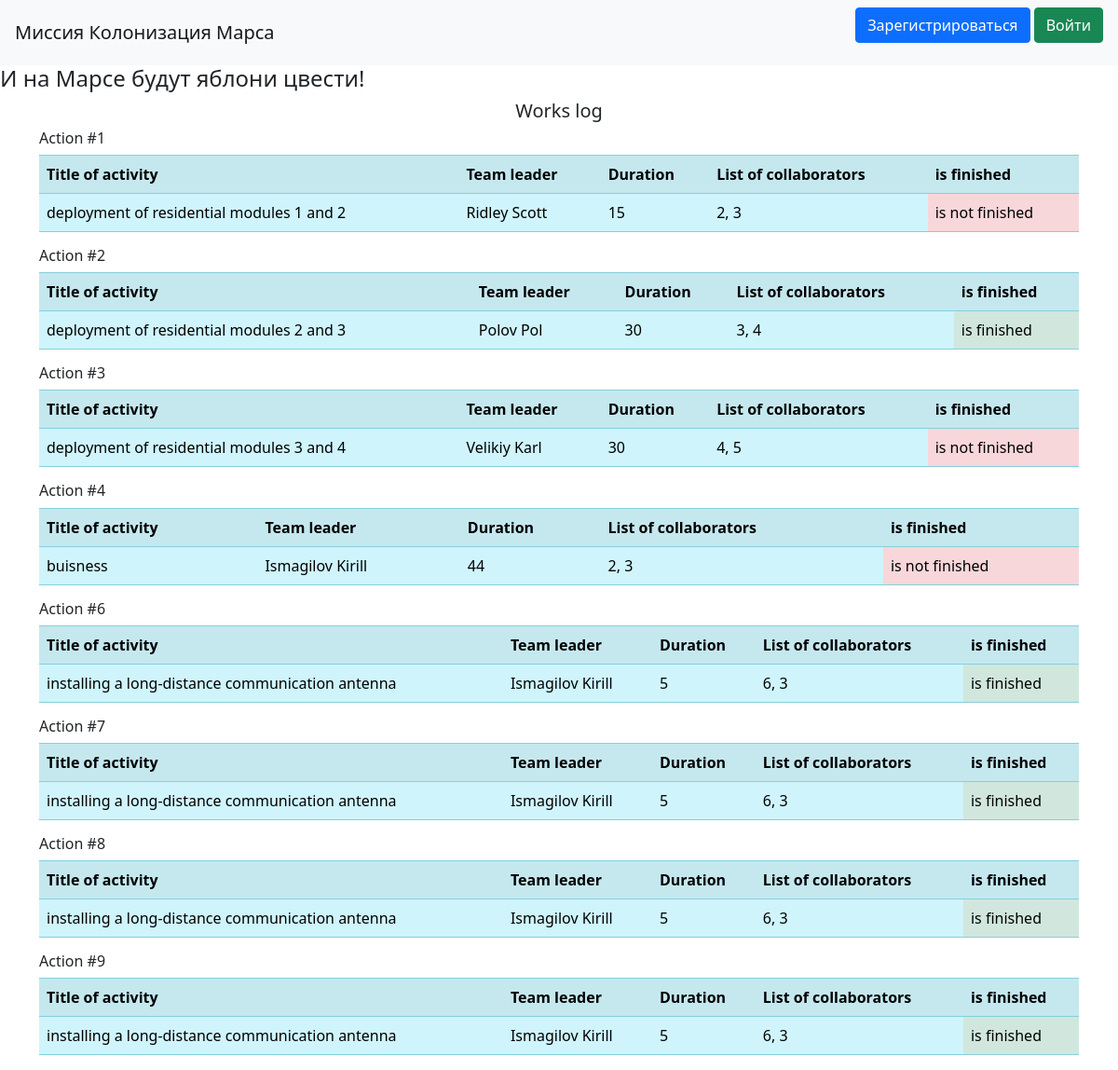
The page / on the database its author committed.
### data/jobs.py (models this page shows)
class Jobs(SqlAlchemyBase, SerializerMixin, UserMixin):
    __tablename__ = 'jobs'
    id = sqlalchemy.Column(sqlalchemy.Integer,
                           primary_key=True, autoincrement=True)
    team_leader = sqlalchemy.Column(sqlalchemy.Integer, ForeignKey('users.id'), nullable=False)
    job = sqlalchemy.Column(sqlalchemy.Text, nullable=True)
    work_size = sqlalchemy.Column(sqlalchemy.Integer, nullable=False)
    collaborators = sqlalchemy.Column(sqlalchemy.String, nullable=True)
    start_date = sqlalchemy.Column(sqlalchemy.DateTime, default=datetime.datetime.now)
    end_date = sqlalchemy.Column(sqlalchemy.DateTime, nullable=True)
    is_finished = sqlalchemy.Column(sqlalchemy.Boolean, default=False)
    user = orm.relationship('User')

### data/users.py (models this page shows, shortened)
class User(SqlAlchemyBase, UserMixin, SerializerMixin):
    __tablename__ = 'users'
    id = sqlalchemy.Column(sqlalchemy.Integer,
                           primary_key=True, autoincrement=True)
    surname = sqlalchemy.Column(sqlalchemy.String, nullable=True)
    name = sqlalchemy.Column(sqlalchemy.String, nullable=True)
    age = sqlalchemy.Column(sqlalchemy.Integer, nullable=True)
    position = sqlalchemy.Column(sqlalchemy.String, nullable=True)
    speciality = sqlalchemy.Column(sqlalchemy.String, nullable=True)
    address = sqlalchemy.Column(sqlalchemy.String, nullable=True)
    email = sqlalchemy.Column(sqlalchemy.String,
                              index=True, unique=True, nullable=True)
    hashed_password = sqlalchemy.Column(sqlalchemy.String, nullable=True)
    modified_date = sqlalchemy.Column(sqlalchemy.DateTime,
                                      default=datetime.datetime.now)
    jobs = orm.relationship('Jobs', back_populates='user')

### main.py (the view)
    @app.route("/")
    def table():
        jobs = db_sess.query(Jobs).all()
        users = db_sess.query(User).all()
        users_dict = {user.id: (user.name, user.surname) for user in users}
        return render_template('table.html', jobs=jobs, users_dict=users_dict)

### templates/table.html (shortened to what this page needs)
{% extends "base.html" %}
{% block content %}
<h5 align="center">Works log</h5>
<div>
    {% for job in jobs %}
    <h6>Action #{{ job.id }}</h6>
    <table class="table table-info table-striped">
        <tr>
            <th>Title of activity</th>
            <th>Team leader</th>
            <th>Duration</th>
            <th>List of collaborators</th>
            <th>is finished</th>
        </tr>
        <tr>
            <td>{{ job.job }}</td>
            {% set team_leader = users_dict[job.team_leader] if job.team_leader in users_dict else (None, None) %}
            <td>{{ team_leader[0] if team_leader[0] else 'Error' }} {{ team_leader[1] if team_leader[1] else '' }}</td>
            <td>{{ job.work_size }}</td>
            <td>{{ job.collaborators }}</td>
            {% if job.is_finished %}
            <td class="table-success">is finished</td>
            {% else %}
            <td class="table-danger">is not finished</td>
            {% endif %}
        </tr>
    </table>
    {% endfor %}
</div>
{% endblock %}

### rows shown on the page
Jobs: id "1", job "deployment of residential modules 1 and 2", work_size "15", collaborators "2, 3", is_finished "is not finished"
User: name "Ridley", surname "Scott"
Jobs: id "2", job "deployment of residential modules 2 and 3", work_size "30", collaborators "3, 4", is_finished "is finished"
User: name "Polov", surname "Pol"
Jobs: id "3", job "deployment of residential modules 3 and 4", work_size "30", collaborators "4, 5", is_finished "is not finished"
User: name "Velikiy", surname "Karl"
Jobs: id "4", job "buisness", work_size "44", collaborators "2, 3", is_finished "is not finished"
User: name "Ismagilov", surname "Kirill"
Jobs: id "6", job "installing a long-distance communication antenna", work_size "5", collaborators "6, 3", is_finished "is finished"
Jobs: id "7", job "installing a long-distance communication antenna", work_size "5", collaborators "6, 3", is_finished "is finished"
Jobs: id "8", job "installing a long-distance communication antenna", work_size "5", collaborators "6, 3", is_finished "is finished"
Jobs: id "9", job "installing a long-distance communication antenna", work_size "5", collaborators "6, 3", is_finished "is finished"
